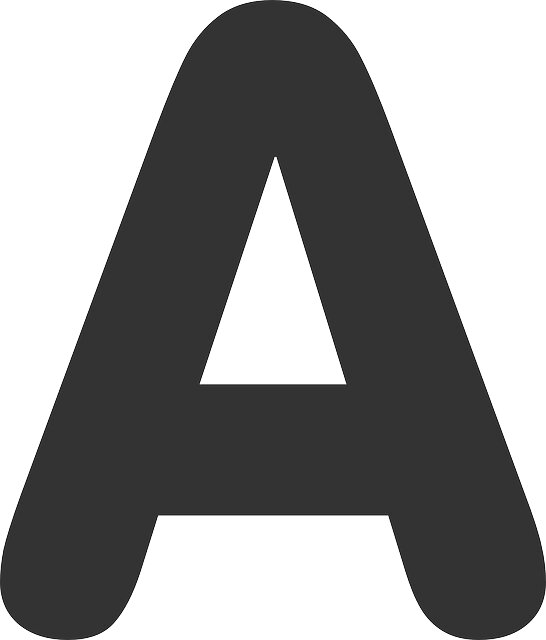
#> input picture characters/A.jpg, 546 x 640 px; its folder holds only this picture in this run
$ python main.py
#> lines starting #> are read from the running program, lines starting #| are printed output that depends on the picture; after the words box and inside, x2 and y2 are one past the last pixel; in counts of white or black regions, pixels touching at a corner belong together
from PIL import Image,ImageOps,ImageFilter
import os

#AxB Grid Comparison
def create_empty(rows, cols):
    return [[0 for _ in range(cols)] for _ in range(rows)]

def fit_to_canvas(img, size=16):
    # Crop whitespace
    bbox = img.getbbox()

    if bbox:
        img = img.crop(bbox)

    # Original dimensions
    w, h = img.size

    # Scale proportionally
    scale = min(size / w, size / h)

    new_w = int(w * scale)
    new_h = int(h * scale)

    # Resize while preserving ratio
    img = img.resize((new_w, new_h))

    # Create white canvas
    canvas = Image.new("L", (size, size), 255)

    # Center image
    x = (size - new_w) // 2
    y = (size - new_h) // 2

    canvas.paste(img, (x, y))

    return canvas

def load_grayscale(path):
    # Open image
    img = Image.open(path)

    # Handle PNG transparency properly
    if img.mode in ("RGBA", "LA"):
        # Convert to RGBA
        img = img.convert("RGBA")

        # White background
        bg = Image.new("RGBA", img.size, (255, 255, 255, 255))

        # Merge image with background
        img = Image.alpha_composite(bg, img)

    # convert to grayscale
    img = img.convert("L")

    img = ImageOps.autocontrast(img) # auto contrast

    return img


# h,b
def analyze(path, width=16, height=16):

    img = load_grayscale(path)
    #img = img.filter(ImageFilter.FIND_EDGES)

    bw = img.point(lambda p: 0 if p < 128 else 255)

    inv = ImageOps.invert(bw)

    bbox = inv.getbbox()

    if bbox:
        img = img.crop(bbox)

    #img = img.resize((width, height))
    img = fit_to_canvas(img, 16)

    pixels = list(img.getdata())

    grid = create_empty(height, width)
    binaryvector = create_empty(height, width)

    for y in range(height):
        for x in range(width):

            pixel = pixels[y * width + x]

            grid[y][x] = pixel

            if pixel <= 128:
                binaryvector[y][x] = 1

    return binaryvector

def main():
    print("Hello from python-ocr-raw!")
    chars = os.listdir('characters')
    print(chars)
    images = {}
    for i in chars:
        images.update({i:flatten(analyze('./characters/'+i))})
#> in load_grayscale, img is the input picture: PIL image 546x640 L; min 0, max 255, mean 148.2
#> in analyze, `bw = img.point(lambda p: 0 if p < 128 else 255)`:
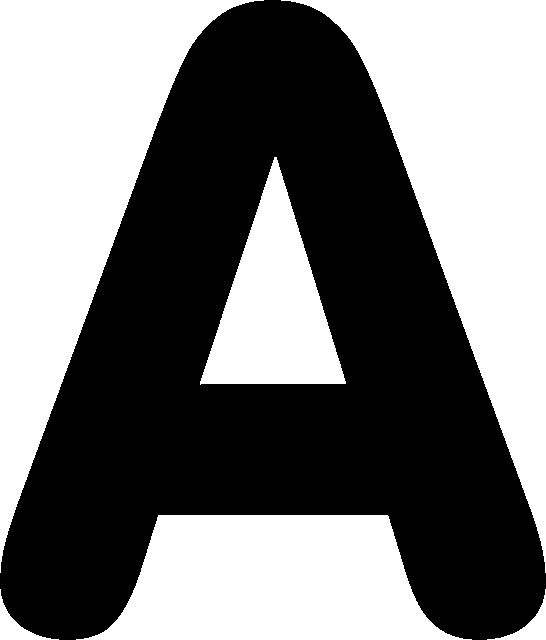
#> bw: PIL image 546x640 L; 47.8% white; 6 white regions, box (x1, y1, x2, y2) and area: (0, 0, 264, 573) 57080, (281, 0, 546, 573) 56991, (76, 515, 472, 640) 34614, (200, 157, 346, 385) 16908, (0, 589, 59, 640) 760, (487, 589, 546, 640) 756
#> in analyze, `bbox = inv.getbbox()`: bbox = (0, 0, 546, 640)
#> in fit_to_canvas, `canvas = Image.new("L", (size, size), 255)`: canvas: PIL image 16x16 L; every value is 255
#> in fit_to_canvas, `canvas.paste(img, (x, y))`:
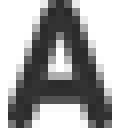
#> canvas: PIL image 16x16 L (shown 8 times larger); min 41, max 255, mean 166.9
#> in analyze, `pixels = list(img.getdata())`: pixels = 256 values, max 255 at index 0, min 41 at index 22, mean 166.9
#> after the loop in analyze, `for y in range(height):`: binaryvector = 16 items
#> in flatten, `fin = []`: fin = []
#> the loop in flatten, `for a in vec:` made 16 passes
#> a on passes 1 to 12: [0, 0, 0, 0, 0, 0, 1, 1, 1, 0, 0, 0, 0, 0, 0, 0], [0, 0, 0, 0, 0, 0, 1, 1, 1, 0, 0, 0, 0, 0, 0, 0], [0, 0, 0, 0, 0, 1, 1, 1, 1, 1, 0, 0, 0, 0, 0, 0], [0, 0, 0, 0, 0, 1, 1, 1, 1, 1, 0, 0, 0, 0, 0, 0], [0, 0, 0, 0, 1, 1, 1, 1, 1, 1, 1, 0, 0, 0, 0, 0], [0, 0, 0, 0, 1, 1, 1, 0, 1, 1, 1, 0, 0, 0, 0, 0], [0, 0, 0, 0, 1, 1, 1, 0, 1, 1, 1, 0, 0, 0, 0, 0], [0, 0, 0, 1, 1, 1, 0, 0, 0, 1, 1, 1, 0, 0, 0, 0], [0, 0, 0, 1, 1, 1, 0, 0, 0, 1, 1, 1, 0, 0, 0, 0], [0, 0, 0, 1, 1, 1, 0, 0, 0, 1, 1, 1, 0, 0, 0, 0], [0, 0, 1, 1, 1, 1, 1, 1, 1, 1, 1, 1, 1, 0, 0, 0], [0, 0, 1, 1, 1, 1, 1, 1, 1, 1, 1, 1, 1, 0, 0, 0]
#> after the loop in flatten, `for a in vec:`: fin = 256 values, max 1 at index 6, min 0 at index 0, mean 0.406
    cname = input("Image Name: ")
#> the answer given: characters/A.jpg
    img = flatten(analyze(cname))
#> the loop in flatten (call 2), `for a in vec:` made 16 passes
#> img has the same summary as fin in flatten

    char, confidence = predict(img, images)
#> the loop in predict, `for char in patterns:` made 1 pass
#> (char, score, max_score, similarity, percent, best_score, best_char, best_percent) on pass 1: ('A.jpg', 0, 256, 1, 100, 0, 'A.jpg', 100)
#| A.jpg: 100.00%
#> after the loop in predict, `for char in patterns:`: best_percent = 100; best_score = 0
#| Prediction: A.jpg
#> char = 'A.jpg'; confidence = 100

    print(f"Predicted: {char}")
#| Predicted: A.jpg
    print(f"Confidence: {confidence:.2f}%")
#| Confidence: 100.00%


def difference(a, b):
    score = 0

    for i in range(len(a)):
        score += abs(a[i] - b[i])

    return score

def predict(vector, patterns):
    best_char = None
    best_score = float("inf")
    best_percent = 0
    for char in patterns:
        score = difference(vector, patterns[char])

        max_score = len(vector)

        similarity = 1 - (score / max_score)

        percent = similarity * 100

        print(f"{char}: {percent:.2f}%")

        if score < best_score:
            best_score = score
            best_char = char
            best_percent = percent

    print("\nPrediction:", best_char)

    return best_char, best_percent

def flatten(vec):
    fin = []
    for a in vec:
        for b in a:
            fin.append(b)
    return fin

if __name__ == "__main__":
    main()
